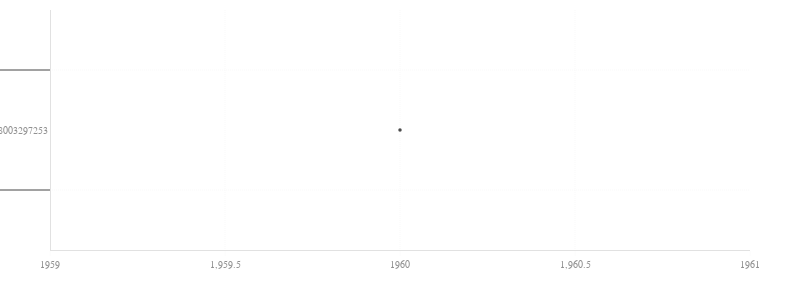

Source (notebook cell):
### Code cell
fig = pl_figure(figsize=(800, 300))

pl_plot(
    go.Scatter(
        x=smoothed(data[data['United States'].notna()]['United States']).index,
        y=smoothed(data[data['United States'].notna()]['United States']).values,
        ), fig)

fig.show()

### Figure 1 — Plotly figure (JSON) as saved in the notebook; plotly's stock layout.template omitted (floating-point values rounded to 4 significant figures; data arrays with more than 128 entries replaced by an {"elided": "..."} marker saying what was removed)
{"data": [{"type": "scatter", "x": {"elided": "300 float values"}, "y": {"elided": "300x1 float values"}}], "layout": {"autosize": false, "height": 300, "width": 800, "xaxis": {"autorange": true, "range": [1959, 1961], "type": "linear"}, "yaxis": {"autorange": true, "range": [-1, 1], "type": "multicategory"}}}
